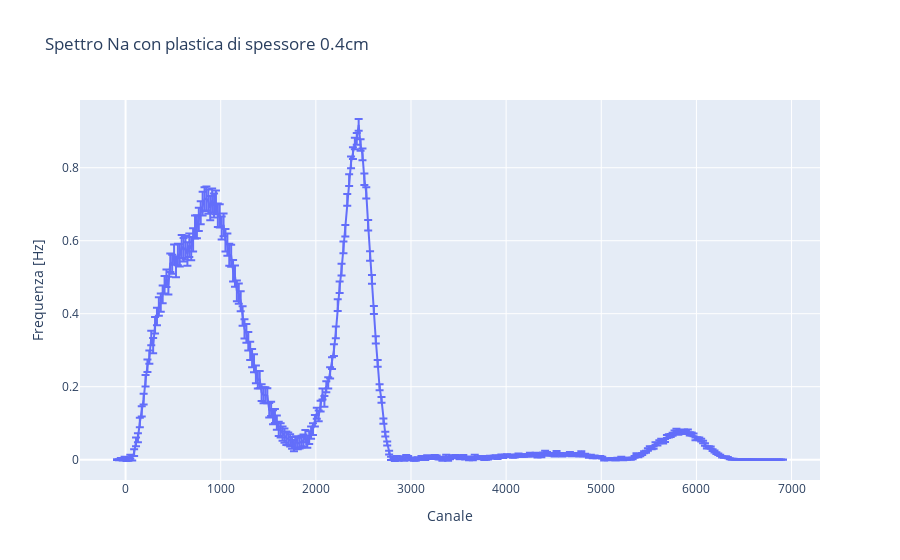

Source (notebook cell):
### Code cell
#  plastica DI SPESSORE 3cm



segnale_30 = pd.read_csv('3.0cm.csv', sep=';', engine='python')
counts_30 = np.array(segnale_30['Counts'])
channel_30 = np.array(segnale_30['Channel'])

# calculating frequency and removing background noise
frequency_30_raw = frequency_converter(counts_30, time_signal=5000)
background_30, err_background_30, max_back, min_back= multi_SNIP_algorithm(frequency_30_raw[0], channel_30, iterations=16, delta_n=4)

frequency_30 = (frequency_30_raw[0] - background_30, np.sqrt(frequency_30_raw[1]**2+err_background_30**2))
freq_max = (frequency_30_raw[0] - max_back, np.sqrt(frequency_30_raw[1]**2+err_background_30**2))
freq_min = (frequency_30_raw[0] - min_back, np.sqrt(frequency_30_raw[1]**2+err_background_30**2))

# plot
fig = px.line(x=channel_30, y=frequency_30[0], error_y=frequency_30[1], title='Spettro Na con plastica di spessore 0.4cm', labels={'x':'Canale', 'y':'Frequenza [Hz]'})
fig.show()

# fit
ls = LeastSquares(channel_30, frequency_30[0], frequency_30[1], func2)
m = Minuit(ls, A=470, mu=2400, sigma=200, A2=10, mu2=2000, sigma2=200)
ls.mask = (channel_30 > 1750) & (channel_30 < 2800)
m.migrad()
m.hesse()
display(m)

xaxis = np.linspace(1750, 2800, 3000)
yaxis = func2(xaxis, *m.values)
plt.errorbar(channel_30, frequency_30[0], frequency_30[1], fmt='.', color='green', label='Data', alpha=0.3)
plt.plot(xaxis, yaxis, color='red', label='Fit')
plt.xlabel('Channel')
plt.ylabel('Frequency')
plt.legend()
plt.title('Fit spettro Na')
plt.grid()

freq_integral = []
channel_integral = []
integral_extremes = [12000, 15600]
for i in range(len(channel_30)):
    if channel_30[i] > integral_extremes[0] and channel_30[i] < integral_extremes[1]:
        freq_integral.append(frequency_30[0][i])
        channel_integral.append(channel_30[i])
        
Area=m.values['A']+m.values['A2']
err_Area=np.sqrt(m.errors['A']**2+m.errors['A2']**2)
print(f'Area picco con integrale trapezoidale: {np.trapz(freq_integral, channel_integral):.2f}')
print(f'Area picco con integrale fit: {Area:.2f} ± {err_Area:.2f}')

intensità_511KeV.append(m.values['A']+m.values['A2'])
err_intensità_511KeV.append(np.sqrt(m.errors['A']**2+m.errors['A2']**2))

#sistematici
ls = LeastSquares(channel_30, freq_max[0], freq_max[1], func2)
m = Minuit(ls, A=470, mu=2400, sigma=200, A2=10, mu2=2000, sigma2=200)
ls.mask = (channel_30 > 1750) & (channel_30 < 2800)
m.limits['A2']= (0, 1000)
m.migrad()
m.hesse()
display(m)
sist1 = m.values['A']+m.values['A2']

ls = LeastSquares(channel_30, freq_min[0], freq_min[1], func2)
m = Minuit(ls, A=470, mu=2500, sigma=200, A2=10, mu2=2200, sigma2=300)
ls.mask = (channel_30 > 1750) & (channel_30 < 2800)
m.limits['A2']= (0, 1000)
m.migrad()
m.hesse()
display(m)
sist2 = m.values['A']+m.values['A2']

err_sist = np.abs(sist1 - sist2)/2

err_sistematico_511KeV.append(err_sist)

### Figure 1 — Plotly figure (JSON) as saved in the notebook; plotly's stock layout.template omitted (floating-point values rounded to 4 significant figures; data arrays with more than 128 entries replaced by an {"elided": "..."} marker saying what was removed)
{"data": [{"error_y": {"array": {"elided": "351 float values"}}, "hovertemplate": "Canale=%{x}<br>Frequenza [Hz]=%{y}<extra></extra>", "legendgroup": "", "line": {"color": "#636efa", "dash": "solid"}, "marker": {"symbol": "circle"}, "mode": "lines", "name": "", "orientation": "v", "showlegend": false, "type": "scatter", "x": {"elided": "351 int values"}, "xaxis": "x", "y": {"elided": "351 float values"}, "yaxis": "y"}], "layout": {"legend": {"tracegroupgap": 0}, "title": {"text": "Spettro Na con plastica di spessore 0.4cm"}, "xaxis": {"anchor": "y", "domain": [0, 1], "title": {"text": "Canale"}}, "yaxis": {"anchor": "x", "domain": [0, 1], "title": {"text": "Frequenza [Hz]"}}}}
